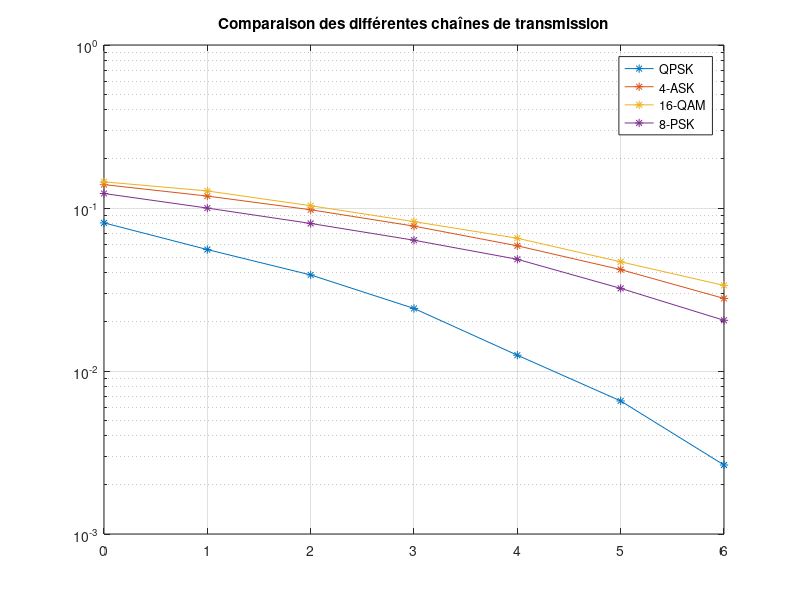

The MATLAB source for this figure:
clear
close all
load("taux_erreur_b_qam.mat");
load("taux_erreur_b_ask.mat")
load("taux_erreur_psk.mat")
load("taux_erreur_b_qpsk.mat")
load("EbN0.mat")
figure
semilogy(EbN0_decibel,taux_erreur_b_qpsk,'*-');
hold on
%semilogy(EbN0_decibel,taux_erreur_b_ask,'*-');
M=4;
EbN0=10.^(EbN0_decibel./10);
semilogy(EbN0_decibel,(1-1/M).*qfunc(sqrt(6*log2(M).*EbN0./(M^2-1))),'*-');
hold on
semilogy(EbN0_decibel,taux_erreur_b_qam,'*-');
hold on
semilogy(EbN0_decibel,taux_erreur_b_psk,'*-');
legend('QPSK','4-ASK','16-QAM','8-PSK');
grid on
title('Comparaison des différentes chaînes de transmission')